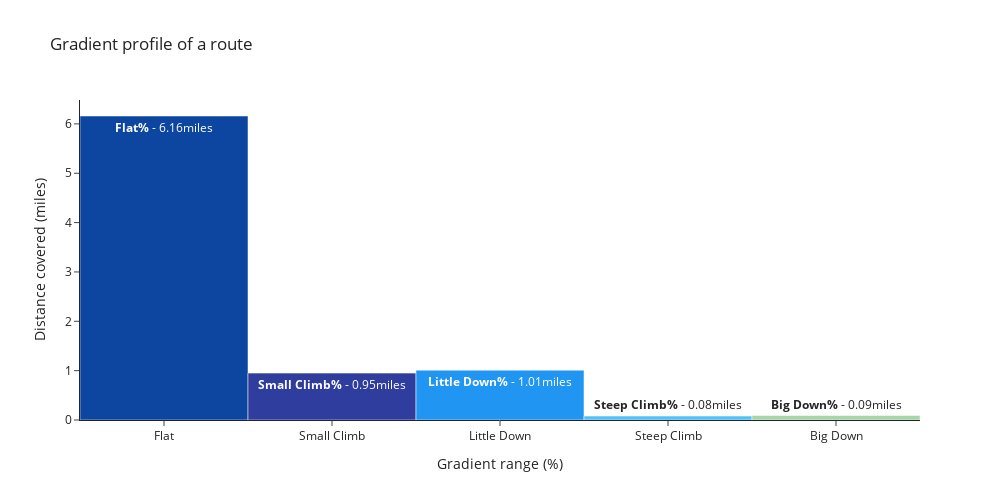

Source (notebook cell):
### Code cell
import plotly.io as pio
fig = go.Figure(
    data=[go.Bar(
        x=mygradient_details_df['gradient_range'].astype(str),
        y=mygradient_details_df['total_distance'],
        marker_color=colors,
        text=custom_text
    )],
    layout=go.Layout(
        bargap=0,
        title='Gradient profile of a route',
        xaxis_title='Gradient range (%)',
        yaxis_title='Distance covered (miles)',
        autosize=False,
        width=1000,
        height=500,
        template='simple_white'
    )
)
fig.show()

### Figure 1 — Plotly figure (JSON) as saved in the notebook; plotly's stock layout.template omitted (floating-point values rounded to 4 significant figures)
{"data": [{"marker": {"color": ["#0d46a0", "#2f3e9e", "#2195f2", "#4fc2f7", "#a5d6a7", "#66bb6a", "#fff59d", "#ffee58", "#ffca28", "#ffa000", "#ff6f00", "#f4511e", "#bf360c"]}, "text": ["<b>Flat%</b> - 6.16miles", "<b>Small Climb%</b> - 0.95miles", "<b>Little Down%</b> - 1.01miles", "<b>Steep Climb%</b> - 0.08miles", "<b>Big Down%</b> - 0.09miles"], "type": "bar", "x": ["Flat", "Small Climb", "Little Down", "Steep Climb", "Big Down"], "y": [6.16, 0.95, 1.01, 0.08, 0.09]}], "layout": {"autosize": false, "bargap": 0, "height": 500, "title": {"text": "Gradient profile of a route"}, "width": 1000, "xaxis": {"title": {"text": "Gradient range (%)"}}, "yaxis": {"title": {"text": "Distance covered (miles)"}}}}
